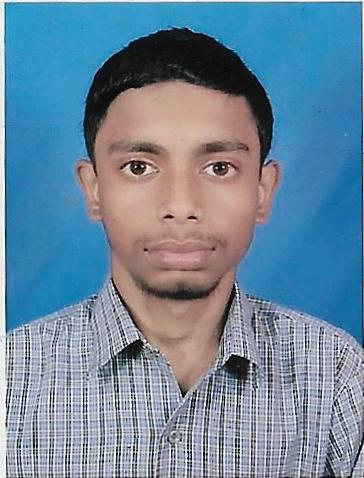
#> input picture Image_Program/Day3/Image_Python/Scan1.jpg, 364 x 478 px
$ python 2_Bit_image.py
#> lines starting #> are read from the running program, lines starting #| are printed output that depends on the picture
# -*- coding: utf-8 -*-
"""
Created on Thu Aug  8 08:33:30 2019

@author: BILU
"""

import cv2
import numpy as np
from matplotlib import pyplot as plt

img = np.array([])
img = cv2.imread('Scan1.jpg')
#> img is the input picture: shape (478, 364, 3); mean B, G, R 157, 135.7, 109.1

img_height , img_width , dim = img.shape
#> img_height = 478; img_width = 364; dim = 3

img1 = np.zeros(shape=(img_height,img_width,3),dtype = int,order = 'C')

for i in range(0,int(img_height)):
    for j in range(0,int(img_width)):
       x = (img[i][j][0]*0.21+ img[i][j][1]*0.72 + img[i][j][2]*0.07)

       if x <= 64:
           img1[i][j] = 0


       elif x <= 128:
           img1[i][j] = 64

       elif x <= 192:
           img1[i][j] = 192


       else:
           img1[i][j] = 255
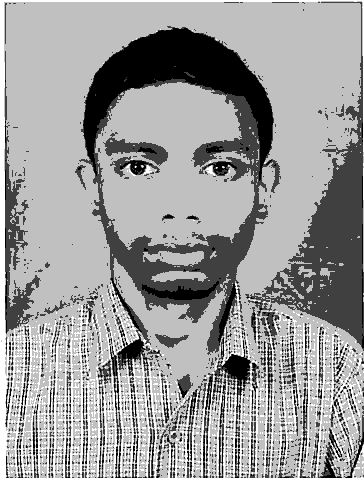
#> img1: shape (478, 364, 3) int64; min 0, max 255, mean 155.4

#plt.hist(img.ravel(),256,[0,256])
#plt.show()
print(img)
#> (printed output is left out)
print("\nNEW: ",img1)
#> (printed output is left out)

cv2.imshow('image',img1)
cv2.imshow('image1',img)

#plt.imshow(img1)
cv2.imwrite('Scan3.jpg',img1)
#cv2.calcHist([img],[0],None,[256],[0,256])
cv2.waitKey(0)
cv2.destroyAllWindows()

$ run again, with Image_Program/Day3/Image_Python/Original and Adaptive_Threslod.jpg copied over Image_Program/Day3/Image_Python/Scan1.jpg
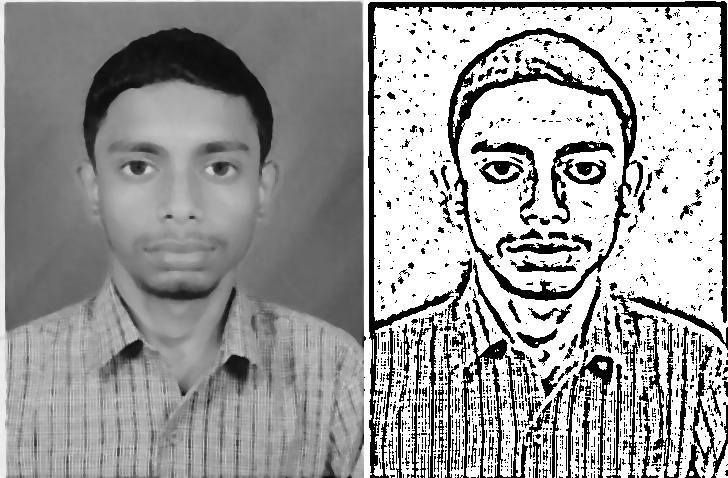
#> input picture Image_Program/Day3/Image_Python/Original and Adaptive_Threslod.jpg, 728 x 478 px
#> img is the input picture: shape (478, 728, 3); min 0, max 255, mean 159.3
#> after the loop `for i in range(0,int(img_height)):`:
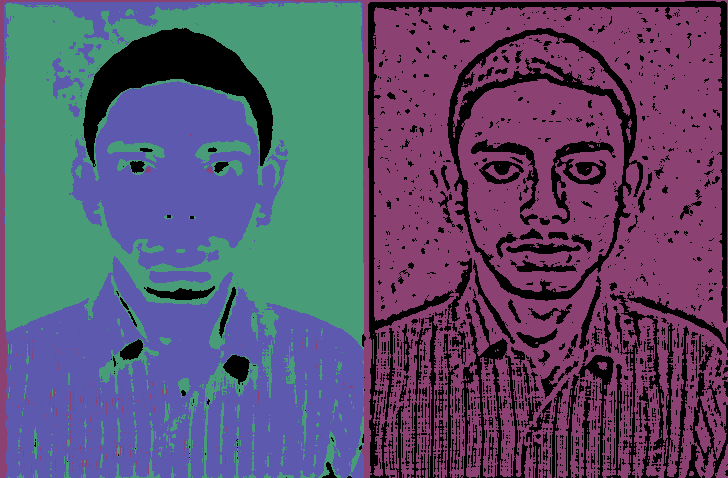
#> img1: shape (478, 728, 3) int64; 4 distinct labels, from 0 to 255; one colour per label, 0 black
#> (printed output is left out)
#> (printed output is left out)
#> `cv2.imwrite('Scan3.jpg',img1)`:
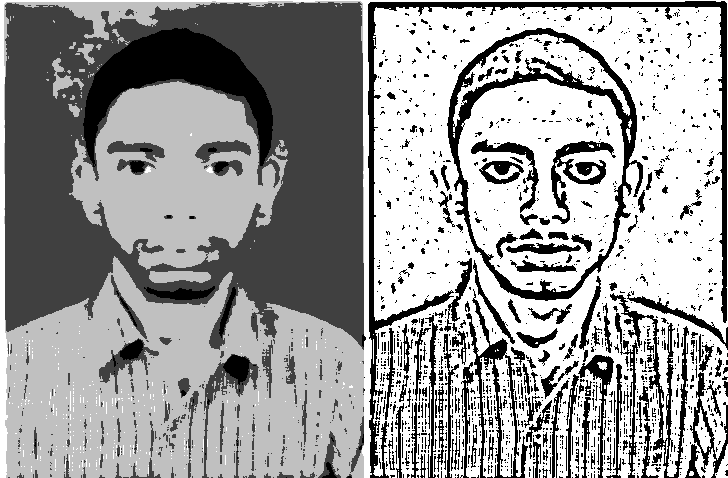
#> saved as Scan3.jpg: shape (478, 728, 3); min 0, max 255, mean 156.1
